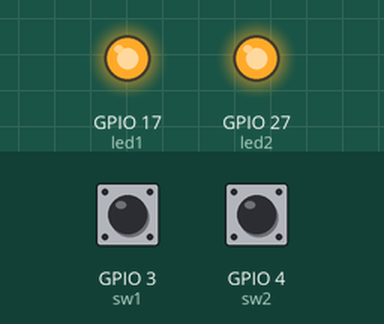
Simulated run of this program. Board: Raspberry Pi (BCM pin numbers). Parts: output pins drawn as LEDs (lit = HIGH). The test bench sets the inputs (shaded band); at power-on: GPIO 3 (sw1) HIGH, GPIO 4 (sw2) HIGH. What the program prints to the terminal is not drawn.

Above: at 1.2 s.
1.3 s: GPIO 3 (sw1) pulled LOW for 0.15 s
At 1.37 s:
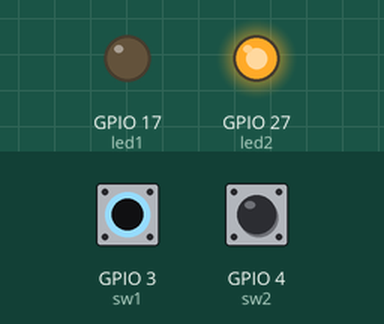
2.9 s: GPIO 4 (sw2) pulled LOW for 0.15 s
At 2.97 s:
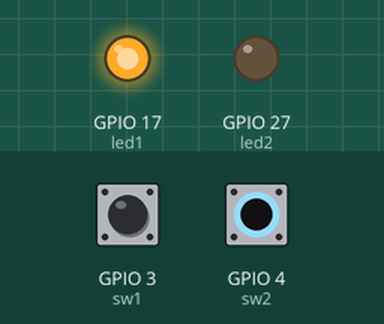
4.5 s: GPIO 4 (sw2) pulled LOW for 3.2 s
At 8.2 s:
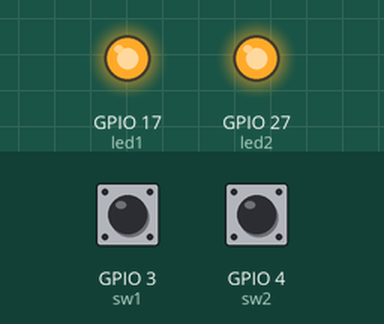
9.2 s: GPIO 3 (sw1) pulled LOW for 3.2 s
At 10.6 s:
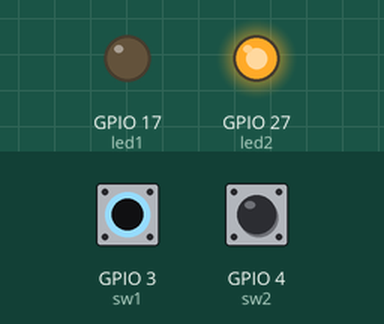
13.9 s: GPIO 3 (sw1) driven LOW and GPIO 4 (sw2) driven LOW
At 14.4 s:
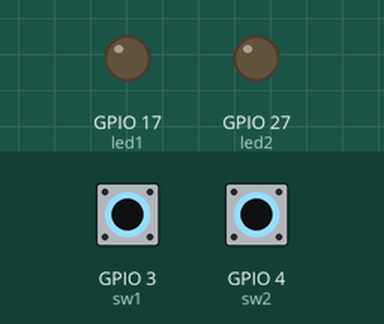
Timing chart, 0 to 16.4 s (numbered marks = the images above; inputs shaded):
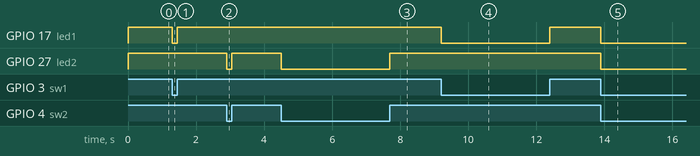

The program:

SW_LED_Module3.py
```python
from time import sleep
import gpiozero

led1 = gpiozero.LED(17)
led2 = gpiozero.LED(27)
sw1 = gpiozero.Button(3)
sw2 = gpiozero.Button(4)

def Sw1_Pressed():
    led1.on()
    print("Sw1 Pressed")

def Sw2_Pressed():
    led2.on()
    print("Sw2 Pressed")

while True :
    if sw1.is_pressed:
        led1.off()
    else :
        Sw1_Pressed()

    if sw2.is_pressed:
        led2.off()
    else:
        Sw2_Pressed()
```

Measured:
- after the input at 1.3 s, GPIO 17 (led1): HIGH → LOW at once, → HIGH 0.15 s later
- after the input at 2.9 s, GPIO 27 (led2): HIGH → LOW at once, → HIGH 0.15 s later
- after the input at 4.5 s, GPIO 27 (led2): HIGH → LOW at once, → HIGH 3.2 s later
- after the input at 9.2 s, GPIO 17 (led1): HIGH → LOW at once, → HIGH 3.2 s later
- after the input at 13.9 s, GPIO 17 (led1), GPIO 27 (led2): HIGH → LOW at once
